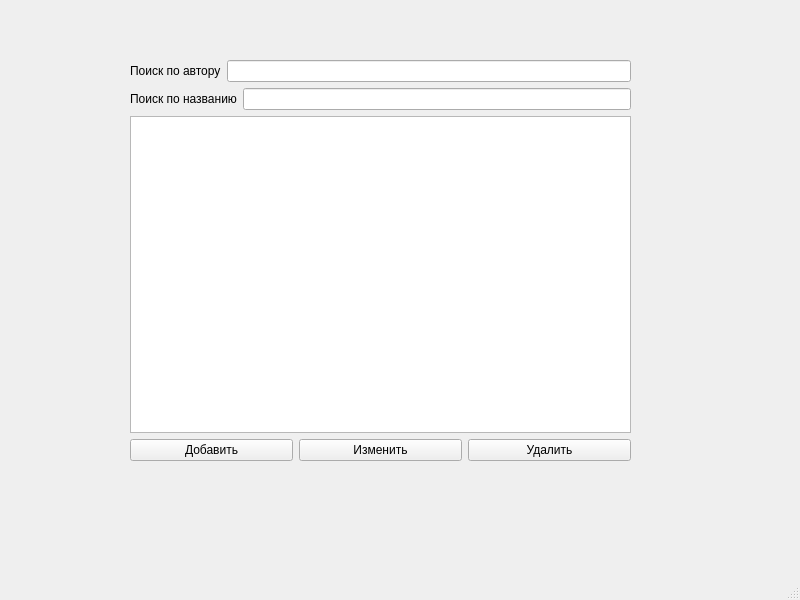
<?xml version="1.0" encoding="UTF-8"?>
<ui version="4.0">
 <class>MainWindow</class>
 <widget class="QMainWindow" name="MainWindow">
  <property name="geometry">
   <rect>
    <x>0</x>
    <y>0</y>
    <width>800</width>
    <height>600</height>
   </rect>
  </property>
  <property name="windowTitle">
   <string>MainWindow</string>
  </property>
  <widget class="QWidget" name="centralwidget">
   <widget class="QWidget" name="">
    <property name="geometry">
     <rect>
      <x>130</x>
      <y>60</y>
      <width>501</width>
      <height>401</height>
     </rect>
    </property>
    <layout class="QVBoxLayout" name="verticalLayout_3">
     <item>
      <layout class="QVBoxLayout" name="verticalLayout">
       <item>
        <layout class="QHBoxLayout" name="horizontalLayout">
         <item>
          <widget class="QLabel" name="labelAuthor">
           <property name="text">
            <string>Поиск по автору</string>
           </property>
          </widget>
         </item>
         <item>
          <widget class="QLineEdit" name="searchAuthor"/>
         </item>
        </layout>
       </item>
       <item>
        <layout class="QHBoxLayout" name="horizontalLayout_2">
         <item>
          <widget class="QLabel" name="labelTitle">
           <property name="text">
            <string>Поиск по названию</string>
           </property>
          </widget>
         </item>
         <item>
          <widget class="QLineEdit" name="searchTitle"/>
         </item>
        </layout>
       </item>
      </layout>
     </item>
     <item>
      <layout class="QVBoxLayout" name="verticalLayout_2">
       <item>
        <widget class="QTableWidget" name="tableWidget">
         <property name="editTriggers">
          <set>QAbstractItemView::NoEditTriggers</set>
         </property>
         <property name="selectionBehavior">
          <enum>QAbstractItemView::SelectRows</enum>
         </property>
        </widget>
       </item>
       <item>
        <layout class="QHBoxLayout" name="horizontalLayout_3">
         <item>
          <widget class="QPushButton" name="btnAdd">
           <property name="text">
            <string>Добавить</string>
           </property>
          </widget>
         </item>
         <item>
          <widget class="QPushButton" name="btnEdit">
           <property name="text">
            <string>Изменить</string>
           </property>
          </widget>
         </item>
         <item>
          <widget class="QPushButton" name="btnDelete">
           <property name="text">
            <string>Удалить</string>
           </property>
          </widget>
         </item>
        </layout>
       </item>
      </layout>
     </item>
    </layout>
   </widget>
  </widget>
  <widget class="QMenuBar" name="menubar">
   <property name="geometry">
    <rect>
     <x>0</x>
     <y>0</y>
     <width>800</width>
     <height>26</height>
    </rect>
   </property>
  </widget>
  <widget class="QStatusBar" name="statusbar"/>
 </widget>
 <resources/>
 <connections/>
</ui>
